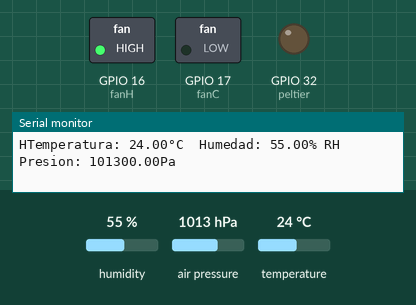
Recording of a program running on a simulated ESP32. Parts: switched loads named in the program (green lamp = pin HIGH), output pins drawn as LEDs (lit = HIGH), the last lines printed to the serial monitor. The inputs (shaded band) are chosen by the test bench; at power-on: temperature 24 °C, humidity 55 %, air pressure 1013 hPa.

Above: at 1.2 s.
1.3 s: temperature set to 27 °C
4.3 s: temperature set to 28 °C
At 5.5 s:
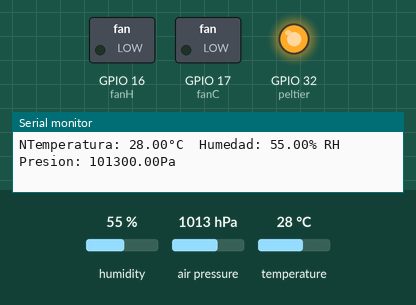
5.8 s: temperature set to 32.1 °C
8.8 s: temperature set to 33 °C
At 9.6 s:
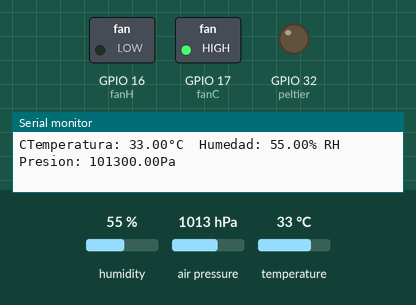
10.3 s: temperature set to 12 °C
At 11.5 s:
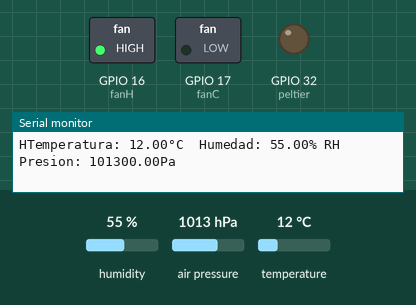
11.8 s: temperature set to 41 °C
At 12.1 s:
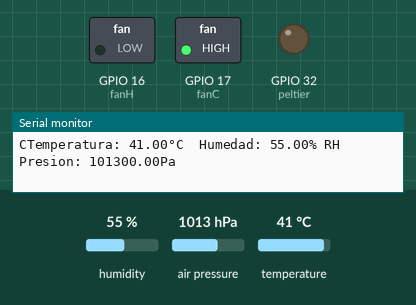
Timing chart, 0 to 14.3 s (numbered marks = the images above; inputs shaded):
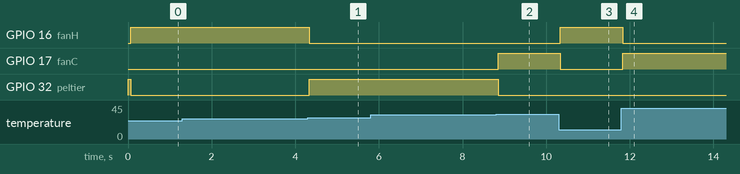

Measured:
- the behaviour switches between 27.4 and 27.5 °C on temperature (found by bisection; images 0 and 1)
- the behaviour switches between 32.5 and 32.6 °C on temperature (found by bisection; images 1 and 2)
- after the input at 4.3 s, GPIO 16 (fanH): HIGH → LOW at once; GPIO 32 (peltier): LOW → HIGH at once
- after the input at 8.8 s, GPIO 17 (fanC): LOW → HIGH after 0.06 s; GPIO 32 (peltier): HIGH → LOW after 0.06 s
- after the input at 10.3 s, GPIO 16 (fanH): LOW → HIGH at once; GPIO 17 (fanC): HIGH → LOW at once
- after the input at 11.8 s, GPIO 16 (fanH): HIGH → LOW at once; GPIO 17 (fanC): LOW → HIGH at once

The program:

main.cpp
```cpp
#include <Arduino.h>
#include <Wire.h>            //Libreria para I2C
#include <AHT20.h>           //Libreria para sensor Temperatura
#include <Adafruit_BMP280.h> //Libreria para sensor Humedad

#define SDA_PIN 21
#define SCL_PIN 22
#define fanC 17
#define fanH 16
#define peltier 32

// Variables
float desiredTemperature = 30;
float temperatureInterval = 5;

// Objetos de tipo sensor
Adafruit_BMP280 myBMP; // Presion Atm
AHT20 myAHT20;         // Temperatura y Humedad

// Funciones
void printTempSensorInfo(Adafruit_BMP280& BMP, AHT20& AHT20);
char validateDesiredTemperature(float actualTemperature, float desiredTemperature);
void controlTemperatureModule(float actualTemperature, char action);

void setup()
{
  Serial.begin(115200);

  Wire.begin(SDA_PIN, SCL_PIN);

  while (myAHT20.begin() != true)
  {
    Serial.println(F("No se ha conectado AHT20 o falló al cargar el coeficiente de calibración")); //(F()) guarda el string en la Flash para mantener la memoria dinámica libre
    delay(5000);
  }
  Serial.println(F("AHT20 OK"));

  if (!myBMP.begin())
  {
    Serial.println(F("No se encuentra un sensor BMP280 compatible, revisa la conexión"));
    while (1);
  }

  /* Configuración default según el datasheet. */
  myBMP.setSampling(Adafruit_BMP280::MODE_NORMAL,     /* Modo de Operación. */
                    Adafruit_BMP280::SAMPLING_X2,     /* Temp. oversampling */
                    Adafruit_BMP280::SAMPLING_X16,    /* Pressure oversampling */
                    Adafruit_BMP280::FILTER_X16,      /* Filtrado. */
                    Adafruit_BMP280::STANDBY_MS_500); /* Tiempo de Standby. */

  pinMode(fanC, OUTPUT); // Pin del motor 1 (Frio)
  pinMode(fanH, OUTPUT); // Pin del motor 2 (Caliente)
  pinMode(peltier, OUTPUT);    // Pin del relevador de la Peltier
  digitalWrite(fanC, LOW);
  digitalWrite(fanH, LOW);
  digitalWrite(peltier, HIGH);
}

void loop()
{
  printTempSensorInfo(myBMP, myAHT20);
  float actualTemperature = myAHT20.getTemperature();
  controlTemperatureModule(actualTemperature,'A');
  yield();

}

void printTempSensorInfo(Adafruit_BMP280& BMP, AHT20& AHT20)
{
  // Funcion que imprime la informacion del sensor
  float temperature = AHT20.getTemperature();
  float humidity = AHT20.getHumidity();
  float pressure = BMP.readPressure();
  Serial.print("Temperatura: ");
  Serial.print(temperature, 2);
  Serial.print("°C\t");
  Serial.print("Humedad: ");
  Serial.print(humidity, 2);
  Serial.print("% RH\t");
  Serial.print("Presion: ");
  Serial.print(pressure, 2);
  Serial.println("Pa");
  Serial.println();
}

char validateDesiredTemperature(float actualTemperature, float desiredTemperature, float interval)
{
  // Funcion que valida la temperatura
  if (actualTemperature >= (desiredTemperature - (interval / 2)) && actualTemperature <= (desiredTemperature + (interval / 2)))
    return 'N'; // No hacer nada (Nothing/None)
  if (actualTemperature > desiredTemperature + (interval / 2))
    return 'C'; // Encender para frio (Cold)
  if (actualTemperature < desiredTemperature - (interval / 2))
    return 'H'; // Encender para calor (Hot)
  return 'I';
}

void controlTemperatureModule(float actualTemperature, char action)
{
  if (action == 'A') // Por defecto entra en modo automatico
    action = validateDesiredTemperature(actualTemperature, desiredTemperature, temperatureInterval);
  Serial.print(action);
  switch (action)
  {
  case 'N':
    digitalWrite(fanC, LOW);
    digitalWrite(fanH, LOW);
    digitalWrite(peltier, HIGH);
    break;

  case 'C':
    digitalWrite(fanC, HIGH);
    digitalWrite(fanH, LOW);
    digitalWrite(peltier, LOW);
    break;

  case 'H':
    digitalWrite(fanC, LOW);
    digitalWrite(fanH, HIGH);
    digitalWrite(peltier, LOW);
    break;

  default:
      Serial.print("Not valid Action");
    break;
  }
}
```
